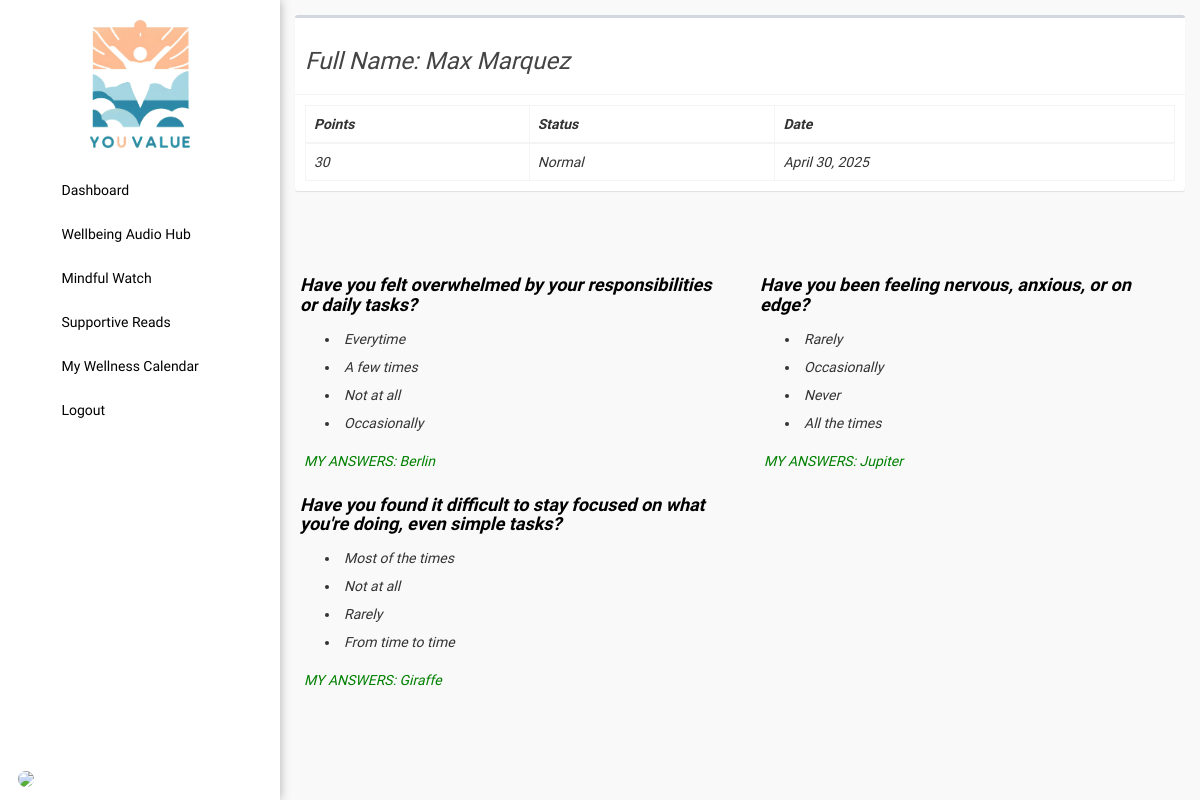
The app's page /admin/result.php?code=3712162067 with its own data.
### tables this page shows
CREATE TABLE `scores` (
  `id` int(11) NOT NULL,
  `code` text NOT NULL,
  `users_id` int(11) NOT NULL,
  `score` int(11) NOT NULL,
  `date` datetime NOT NULL DEFAULT current_timestamp()
);

CREATE TABLE `users` (
  `id` int(11) NOT NULL,
  `img` text NOT NULL,
  `firstname` text NOT NULL,
  `lastname` text NOT NULL,
  `middlename` text NOT NULL,
  `phone_number` text NOT NULL,
  `age` text NOT NULL,
  `gender` text NOT NULL,
  `email` text NOT NULL,
  `password` text NOT NULL,
  `passwordtxt` text NOT NULL,
  `contact` text NOT NULL,
  `address` text NOT NULL,
  `code` int(11) NOT NULL,
  `type` int(1) NOT NULL COMMENT '0=student,1=faculty,2=admin',
  `datetake` date NOT NULL DEFAULT current_timestamp(),
  `totaltake` tinyint(1) NOT NULL
);

CREATE TABLE `take_students` (
  `id` int(11) NOT NULL,
  `code` text NOT NULL,
  `users_id` int(11) NOT NULL,
  `questionnaires_id` int(11) NOT NULL,
  `answers` text NOT NULL
);

CREATE TABLE `questionnaires` (
  `id` int(11) NOT NULL,
  `questions` text NOT NULL,
  `choice1` text NOT NULL,
  `choice2` text NOT NULL,
  `choice3` text NOT NULL,
  `choice4` text NOT NULL,
  `answers` text NOT NULL
);

### config/config.php (called while the page is built, shortened)
<?php
class Connection{
	private $servername = "localhost";
	private $username = "root";
	private $password = "";
	private $dbname = "youvalue";
	public function conn(){
		try {
		$this->dsn = "mysql:host=".$this->servername.";dbname=".$this->dbname;
		$this->pdo = new PDO($this->dsn, $this->username, $this->password);
		$this->pdo->setAttribute(PDO::ATTR_ERRMODE, PDO::ERRMODE_EXCEPTION);
		$this->pdo->setAttribute(PDO::ATTR_DEFAULT_FETCH_MODE, PDO::FETCH_ASSOC);
		return $this->pdo;
		} catch (Exception $e) {
			echo 'error'. $e->getmessage();
		}
	}
}
?>

### admin/result.php (the view, shortened to what this page needs)
<?php
  include '../config/config.php';
  class data extends Connection{
    public function managedata(){
?>
<!DOCTYPE html>
<html>
<head><?php include 'head.php'; ?></head>
<body class="hold-transition skin-blue sidebar-mini">
  <div class="wrapper">
    <?php include 'sidebar.php'; ?>
    <div class="content-wrapper" style="height: 100vh;background-color: #f9f9f9;overflow-y: auto;">
      <section class="content">
        <div class="row">
          <div class="col-xs-12">
            <div class="box">
              <?php $sql = "SELECT * FROM scores INNER JOIN users ON scores.users_id=users.id WHERE scores.code = '".$_GET['code']."'";
              $stmt = $this->conn()->query($sql);
              $row = $stmt->fetch(); ?>
              <div class="box-header with-border">
                 <h3>Full Name: <?php echo $row['firstname'] ?> <?php echo $row['lastname'] ?></h3>
              </div>
              <div class="box-body table-responsive">
                <table class="table table-bordered">
                  <thead>
                    <th>Points</th>
                    <th>Status</th>
                    <th>Date</th>
                  </thead>
                  <tbody>
                    <?php $sql = "SELECT * FROM scores WHERE code = '".$_GET['code']."'";
                    $stmt = $this->conn()->query($sql);
                    while ($row = $stmt->fetch()) { ?>
                      <tr>
                        <td><?php echo $row['score'] ?></td>
                        <td>
                          <?php if ($row['score'] >= 1 && $row['score'] <= 49) {
                            echo "Normal";
                          }else if ($row['score'] >= 50 && $row['score'] <= 69) {
                            echo "Anxiety";
                          }else if ($row['score'] >= 70 && $row['score'] <= 90) {
                            echo "Depressed";
                          } ?>
                        </td>
                        <td><?php echo date('F j, Y', strtotime($row['date'])) ?></td>
                      </tr>
                    <?php } ?>
                  </tbody>
                </table>
              </div>
            </div>
          </div>
        </div>
      </section>
      <?php if($_SESSION['type'] == 0): ?>
        <section class="content">
          <div class="row">
            <?php
              $sql = "SELECT *,questionnaires.answers AS q_answers, questionnaires.id AS questionnaires_ids, take_students.answers AS ts_answers
                      FROM questionnaires
                      INNER JOIN take_students ON questionnaires.id = take_students.questionnaires_id
                          AND take_students.code = ?";
              $stmt = $this->conn()->prepare($sql);
              $stmt->execute([$_GET['code']]);
              if ($stmt->rowCount() > 0) {
                  while ($row = $stmt->fetch()) {
              ?>
                <div class="bg-light col-lg-6" style="padding: 10px 20px;">
                    <h4 style="color:#000;font-weight: bold;margin-top: unset;"><?php echo $row['questions']; ?></h4>
                    <ul>
                      <li style="padding: 4px;">
                        <?php echo $row['choice1']; ?>
                      </li>
                      <li style="padding: 4px;">
                          <?php echo $row['choice2']; ?>
                      </li>
                      <li style="padding: 4px;">
                          <?php echo $row['choice3']; ?>
                      </li>
                      <li style="padding: 4px;">
                          <?php echo $row['choice4']; ?>
                      </li>
                    </ul>
                    <div style="padding: 4px;color: green;">
                        MY ANSWERS: <?php echo $row['ts_answers'];?>
                    </div>
                </div>
                <?php } ?>
              <?php } else { ?>
                <h2 style="color: green;font-weight: bold;text-align: center;">No Take Test</h2>
              <?php } ?>
          </div>
        </section>
      <?php endif; ?>
    </div>
  </div>
</body>
</html>
<?php } } $data = new data(); $data->managedata(); ?>

### records on screen
scores: users.firstname "Max", users.lastname "Marquez", score "30", shows "Normal", date "April 30, 2025"
take_students: questionnaires.questions "Have you felt overwhelmed by your responsibilities or daily tasks?", questionnaires.choice1 "Everytime", questionnaires.choice2 "A few times", questionnaires.choice3 "Not at all", questionnaires.choice4 "Occasionally", answers "Berlin"
take_students: questionnaires.questions "Have you been feeling nervous, anxious, or on edge?", questionnaires.choice1 "Rarely", questionnaires.choice2 "Occasionally", questionnaires.choice3 "Never", questionnaires.choice4 "All the times", answers "Jupiter"
take_students: questionnaires.questions "Have you found it difficult to stay focused on what you're doing, even simple tasks?", questionnaires.choice1 "Most of the times", questionnaires.choice2 "Not at all", questionnaires.choice3 "Rarely", questionnaires.choice4 "From time to time", answers "Giraffe"
